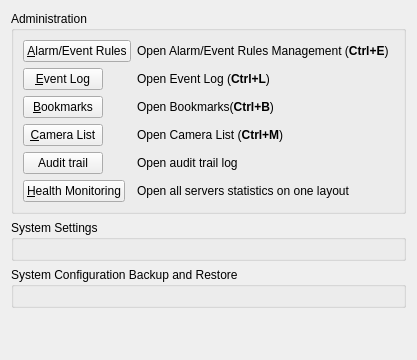
<?xml version="1.0" encoding="UTF-8"?>
<ui version="4.0">
 <class>GeneralSystemAdministrationWidget</class>
 <widget class="QWidget" name="GeneralSystemAdministrationWidget">
  <property name="geometry">
   <rect>
    <x>0</x>
    <y>0</y>
    <width>417</width>
    <height>360</height>
   </rect>
  </property>
  <layout class="QVBoxLayout" name="verticalLayout">
   <item>
    <widget class="QGroupBox" name="commonGroupBox">
     <property name="title">
      <string>Administration</string>
     </property>
     <layout class="QFormLayout" name="formLayout_2">
      <property name="fieldGrowthPolicy">
       <enum>QFormLayout::AllNonFixedFieldsGrow</enum>
      </property>
      <item row="0" column="0">
       <widget class="QPushButton" name="businessRulesButton">
        <property name="sizePolicy">
         <sizepolicy hsizetype="Preferred" vsizetype="Fixed">
          <horstretch>0</horstretch>
          <verstretch>0</verstretch>
         </sizepolicy>
        </property>
        <property name="text">
         <string>&amp;Alarm/Event Rules</string>
        </property>
        <property name="shortcut">
         <string>Ctrl+E</string>
        </property>
       </widget>
      </item>
      <item row="0" column="1">
       <widget class="QLabel" name="eventRulesLabel">
        <property name="text">
         <string notr="true" extracomment="Text set in source file">&lt;html&gt;&lt;head/&gt;&lt;body&gt;&lt;p&gt;Open Alarm/Event Rules Management (&lt;span style=&quot; font-weight:600;&quot;&gt;Ctrl+E&lt;/span&gt;)&lt;/p&gt;&lt;/body&gt;&lt;/html&gt;</string>
        </property>
       </widget>
      </item>
      <item row="1" column="0">
       <widget class="QPushButton" name="eventLogButton">
        <property name="sizePolicy">
         <sizepolicy hsizetype="Maximum" vsizetype="Fixed">
          <horstretch>0</horstretch>
          <verstretch>0</verstretch>
         </sizepolicy>
        </property>
        <property name="text">
         <string>&amp;Event Log</string>
        </property>
        <property name="shortcut">
         <string>Ctrl+L</string>
        </property>
       </widget>
      </item>
      <item row="1" column="1">
       <widget class="QLabel" name="eventLogLabel">
        <property name="text">
         <string notr="true" extracomment="Text set in source file">&lt;html&gt;&lt;head/&gt;&lt;body&gt;&lt;p&gt;Open Event Log (&lt;span style=&quot; font-weight:600;&quot;&gt;Ctrl+L&lt;/span&gt;)&lt;/p&gt;&lt;/body&gt;&lt;/html&gt;</string>
        </property>
       </widget>
      </item>
      <item row="4" column="0">
       <widget class="QPushButton" name="cameraListButton">
        <property name="text">
         <string>&amp;Camera List</string>
        </property>
        <property name="shortcut">
         <string>Ctrl+M</string>
        </property>
       </widget>
      </item>
      <item row="4" column="1">
       <widget class="QLabel" name="cameraListLabel">
        <property name="text">
         <string notr="true" extracomment="Text set in source file">&lt;html&gt;&lt;head/&gt;&lt;body&gt;&lt;p&gt;Open Camera List (&lt;span style=&quot; font-weight:600;&quot;&gt;Ctrl+M&lt;/span&gt;)&lt;/p&gt;&lt;/body&gt;&lt;/html&gt;</string>
        </property>
       </widget>
      </item>
      <item row="6" column="0">
       <widget class="QPushButton" name="healthMonitorButton">
        <property name="text">
         <string>&amp;Health Monitoring</string>
        </property>
       </widget>
      </item>
      <item row="6" column="1">
       <widget class="QLabel" name="healthMonitoringLabel">
        <property name="text">
         <string>Open all servers statistics on one layout</string>
        </property>
       </widget>
      </item>
      <item row="5" column="0">
       <widget class="QPushButton" name="auditLogButton">
        <property name="text">
         <string>Audit trail</string>
        </property>
       </widget>
      </item>
      <item row="5" column="1">
       <widget class="QLabel" name="auditLogLabel">
        <property name="text">
         <string>Open audit trail log</string>
        </property>
       </widget>
      </item>
      <item row="3" column="0">
       <widget class="QPushButton" name="bookmarksButton">
        <property name="sizePolicy">
         <sizepolicy hsizetype="Maximum" vsizetype="Fixed">
          <horstretch>0</horstretch>
          <verstretch>0</verstretch>
         </sizepolicy>
        </property>
        <property name="text">
         <string>&amp;Bookmarks</string>
        </property>
        <property name="shortcut">
         <string>Ctrl+B</string>
        </property>
       </widget>
      </item>
      <item row="3" column="1">
       <widget class="QLabel" name="bookmarksLabel">
        <property name="text">
         <string>&lt;html&gt;&lt;head/&gt;&lt;body&gt;&lt;p&gt;Open Bookmarks(&lt;span style=&quot; font-weight:600;&quot;&gt;Ctrl+B&lt;/span&gt;)&lt;/p&gt;&lt;/body&gt;&lt;/html&gt;</string>
        </property>
       </widget>
      </item>
     </layout>
    </widget>
   </item>
   <item>
    <widget class="QGroupBox" name="camerasGroupBox">
     <property name="title">
      <string>System Settings</string>
     </property>
     <layout class="QVBoxLayout" name="verticalLayout_2">
      <item>
       <widget class="QnCameraManagementWidget" name="cameraWidget" native="true"/>
      </item>
     </layout>
    </widget>
   </item>
   <item>
    <widget class="QGroupBox" name="backupGroupBox">
     <property name="title">
      <string>System Configuration Backup and Restore</string>
     </property>
     <layout class="QVBoxLayout" name="verticalLayout_3">
      <item>
       <widget class="QnDatabaseManagementWidget" name="backupWidget" native="true"/>
      </item>
     </layout>
    </widget>
   </item>
   <item>
    <spacer name="verticalSpacer">
     <property name="orientation">
      <enum>Qt::Vertical</enum>
     </property>
     <property name="sizeHint" stdset="0">
      <size>
       <width>20</width>
       <height>40</height>
      </size>
     </property>
    </spacer>
   </item>
  </layout>
 </widget>
 <customwidgets>
  <customwidget>
   <class>QnCameraManagementWidget</class>
   <extends>QWidget</extends>
   <header location="global">ui/widgets/settings/camera_management_widget.h</header>
   <container>1</container>
  </customwidget>
  <customwidget>
   <class>QnDatabaseManagementWidget</class>
   <extends>QWidget</extends>
   <header location="global">ui/widgets/settings/database_management_widget.h</header>
   <container>1</container>
  </customwidget>
 </customwidgets>
 <resources/>
 <connections/>
</ui>
